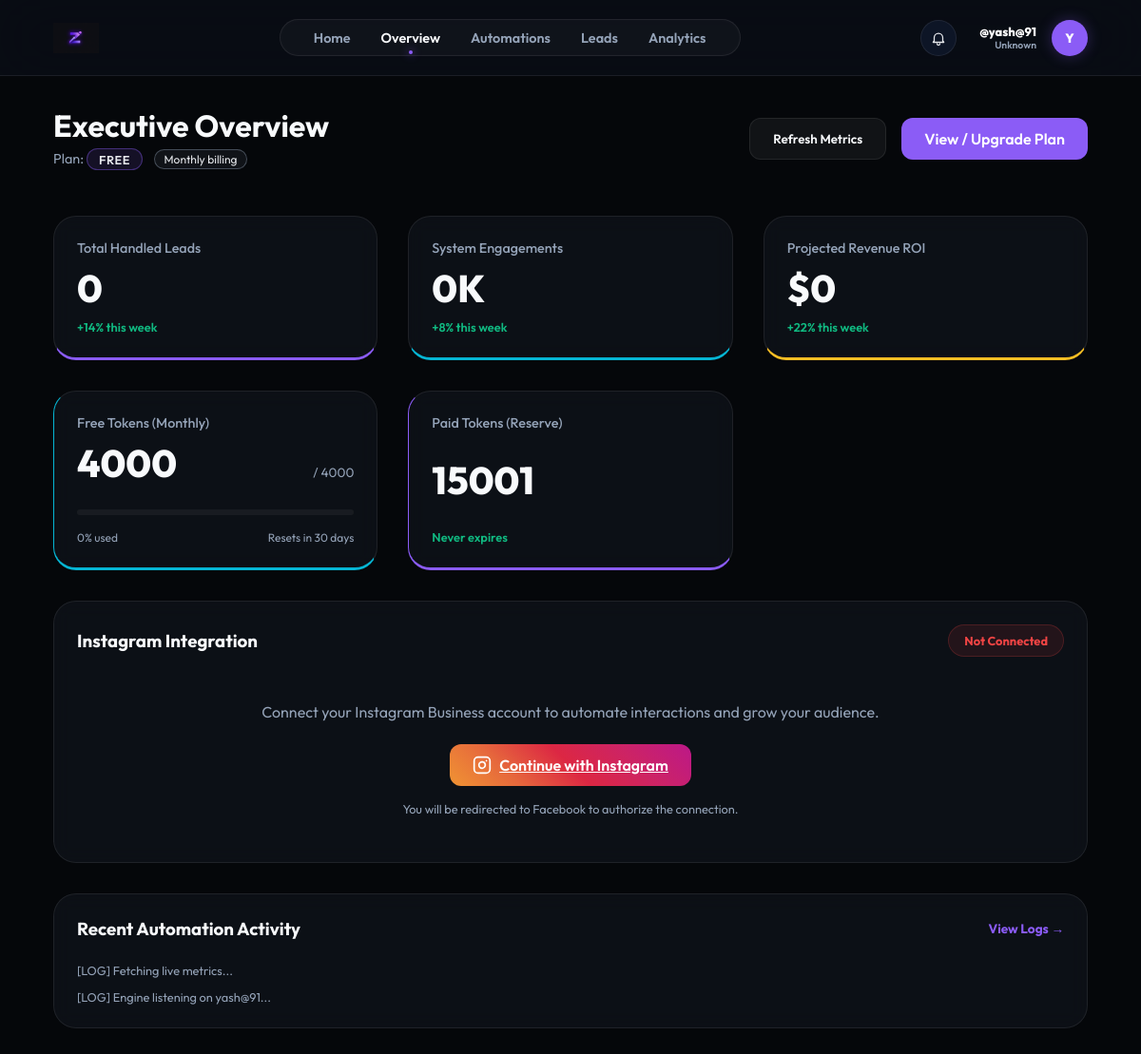
Page /dashboard (signed in) on the earlier database version.
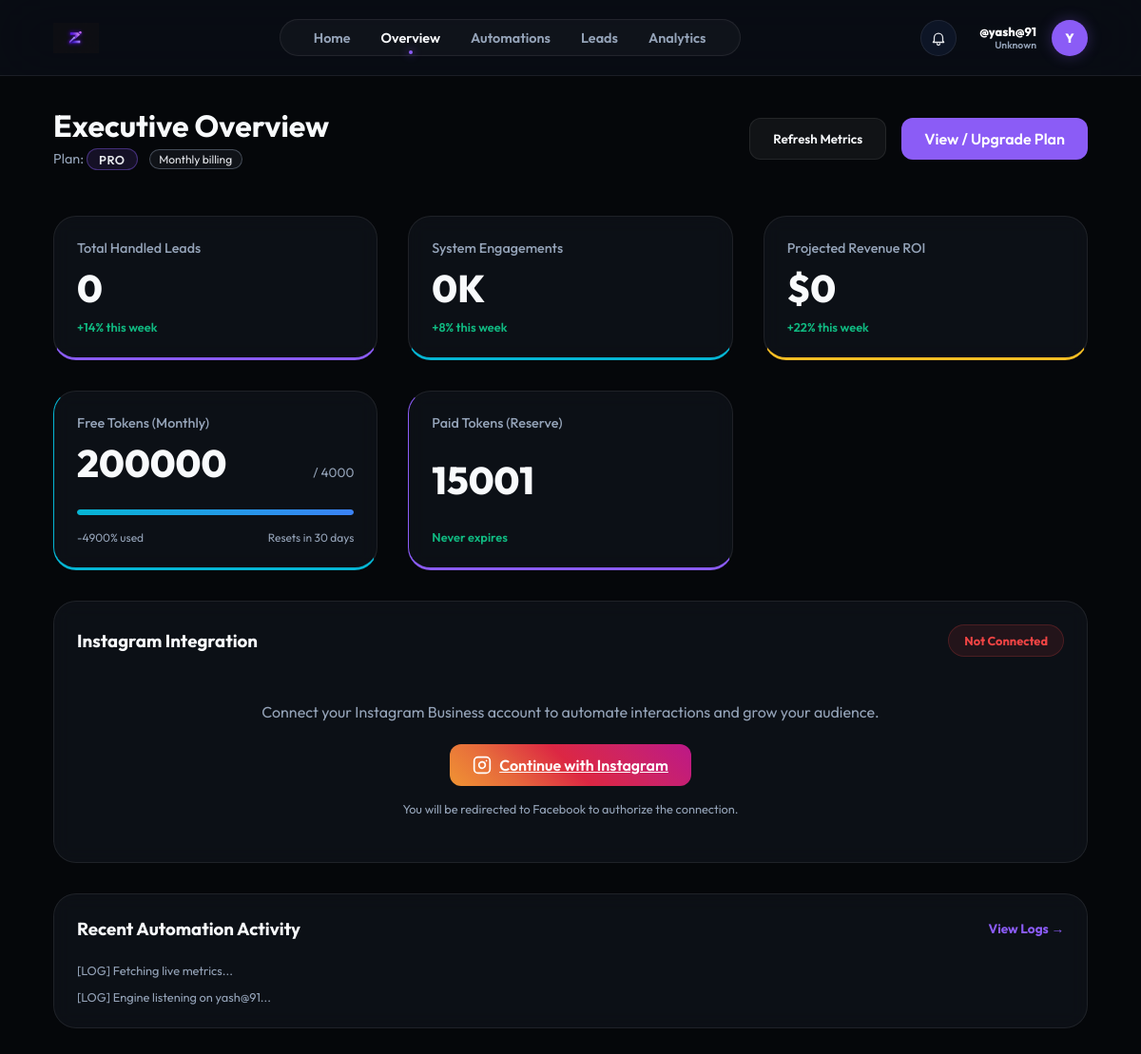
Same page on the later database version.
### models.py (models this page shows)
class User(db.Model):
    id = db.Column(db.Integer, primary_key=True)
    username = db.Column(db.String(80), unique=True, nullable=False)
    email = db.Column(db.String(120), unique=True)
    password_hash = db.Column(db.String(256))
    full_name = db.Column(db.String(100))
    fb_user_id = db.Column(db.String(120), unique=True)
    ig_user_id = db.Column(db.String(120), unique=True)
    fb_access_token = db.Column(db.Text)
    ig_access_token = db.Column(db.Text)
    token_expires_at = db.Column(db.DateTime)
    ig_username = db.Column(db.String(100))  # Store Instagram username separately
    ig_password_encrypted = db.Column(db.Text)  # Encrypted password
    ig_session_data = db.Column(db.Text)  # Store session data for direct API
    plan = db.Column(db.String(50), default="Free")
    used_founding_coupon = db.Column(db.Boolean, default=False)
    niche = db.Column(db.String(50))
    bio = db.Column(db.Text)
    avatar = db.Column(db.String(10))
    followers = db.Column(db.Integer, default=0)
    following = db.Column(db.Integer, default=0)
    free_tokens = db.Column(db.Integer, default=4000)
    paid_tokens = db.Column(db.Integer, default=0)
    tokens_reset_at = db.Column(db.DateTime, default=datetime.utcnow)
    is_admin = db.Column(db.Boolean, default=False)
    funnels = db.relationship('Funnel', backref='owner', lazy=True)
    leads = db.relationship('Lead', backref='owner', lazy=True)

### app.py (the view)
@app.route('/dashboard')
def dashboard():
    ctx = get_dashboard_context()
    if not ctx: return redirect(url_for('login_ui'))
    return render_template('dashboard.html', **ctx)

### templates/dashboard.html (shortened to what the changed rows need)
{% extends "base.html" %}
{% block content %}
<header class="top-bar">
    <div>
        <h1>Executive Overview</h1>
        <div
            style="margin-top: 0.25rem; font-size: 0.9rem; color: var(--text-secondary); display:flex; gap:0.75rem; align-items:center;">
            <span>
                Plan:
                <span
                    style="display: inline-block; padding: 0.15rem 0.75rem; border-radius: 999px; background: rgba(139,92,246,0.12); border: 1px solid rgba(139,92,246,0.4); color: #e5e7eb; font-weight: 600; font-size: 0.8rem; text-transform: uppercase; letter-spacing: 0.04em;">
                    {{ user.plan or 'Free' }}
                </span>
            </span>
        </div>
    </div>
</header>
<section class="dashboard-grid">
    <div class="card stat-card glow-purple">
        <h2 class="stat-value">{{ stats.total_leads }}</h2>
    </div>
    <div class="card stat-card glow-cyan">
        <h2 class="stat-value">{{ stats.engagements }}</h2>
    </div>
    <div class="card stat-card glow-gold">
        <h2 class="stat-value">{{ stats.revenue_roi }}</h2>
    </div>
    <div class="card stat-card glow-cyan" style="border-left-color: #06b6d4;">
        <div style="display: flex; justify-content: space-between; align-items: baseline;">
            <h2 class="stat-value" id="free-tokens-count">{{ user.free_tokens }}</h2>
            <span style="font-size: 0.85rem; color: var(--text-secondary);">/ 4000</span>
        </div>
        <div
            style="width: 100%; height: 6px; background: rgba(255,255,255,0.05); border-radius: 10px; margin: 1rem 0; overflow: hidden;">
            {% set used_percentage = ((4000 - user.free_tokens) / 4000 * 100)|round|int %}
            <div id="free-tokens-bar"
                style="width: {{ used_percentage }}%; height: 100%; background: linear-gradient(90deg, #06b6d4, #3b82f6); border-radius: 10px; transition: width 0.5s ease;">
            </div>
        </div>
        <div style="display: flex; justify-content: space-between; font-size: 0.75rem; color: var(--text-secondary);">
            <span id="used-percentage-text">{{ used_percentage }}% used</span>
            <span>Resets in 30 days</span>
        </div>
    </div>
    <div class="card stat-card glow-purple" style="border-left-color: #8b5cf6;">
        <p class="stat-label">Paid Tokens (Reserve)</p>
        <h2 class="stat-value" id="paid-tokens-count">{{ user.paid_tokens }}</h2>
        <span class="stat-trend positive">Never expires</span>
    </div>
    <div class="card activity-card full-width">
        <div id="mini-log"
            style="display: flex; flex-direction: column; gap: 0.75rem; font-family: 'Fira Code', monospace; font-size: 0.8rem;">
            <span style="color: var(--text-secondary);">[LOG] Fetching live metrics...</span>
            <span style="color: var(--text-secondary);">[LOG] Engine listening on {{ user.username }}...</span>
        </div>
    </div>
</section>
{% endblock %}

### templates/base.html (shortened to what this page needs)
<!DOCTYPE html>
<html lang="en">
<head>
    <link rel="stylesheet" href="{{ url_for('static', filename='css/style.css') }}">
</head>
<body>
    <nav class="top-nav">
        <a href="/dashboard" class="nav-brand">
            <img src="{{ url_for('static', filename='img/logo.png') }}" alt="ZenFlow"
                style="height: 32px; width: auto;">
        </a>
        <div class="nav-links">
            <a href="/" class="nav-link {% if request.path == '/' %}active{% endif %}">Home</a>
            <a href="/dashboard" class="nav-link {% if request.path == '/dashboard' %}active{% endif %}">Overview</a>
            <a href="/automations"
                class="nav-link {% if request.path == '/automations' %}active{% endif %}">Automations</a>
            <a href="/leads" class="nav-link {% if request.path == '/leads' %}active{% endif %}">Leads</a>
            <a href="/analytics" class="nav-link {% if request.path == '/analytics' %}active{% endif %}">Analytics</a>
        </div>
        <div class="nav-user" style="position: relative;">
            <button id="notif-bell" aria-label="Notifications"
                style="width:38px; height:38px; border-radius:999px; border:1px solid var(--glass-border); background:rgba(15,23,42,0.9); display:flex; align-items:center; justify-content:center; cursor:pointer; padding:0; margin-right: 0.5rem;">
            </button>
            <div class="nav-user" style="position: relative; cursor: pointer;" onclick="toggleProfileDropdown(event)">
                <div style="text-align: right;">
                    <p style="font-size: 0.8rem; font-weight: 800; margin: 0; color: white;">@{{ user.username }}</p>
                    <p style="font-size: 0.65rem; color: {{ user.niche_color }}; margin: 0; font-weight: 600;">{{
                        user.niche
                        }}</p>
                </div>
                <div class="nav-avatar">{{ user.avatar or user.username[0]|upper }}</div>
            </div>
    </nav>
    <div class="app-container">
        <main class="main-content">
            {% block content %}{% endblock %}
        </main>
    </div>
</body>
</html>

Differences in the rows shown:
changed User "yash@91": plan "FREE" → "PRO"; free_tokens "4000" → "200000"
Other differences:
{{ used_percentage }}: "0" → "-4900"
